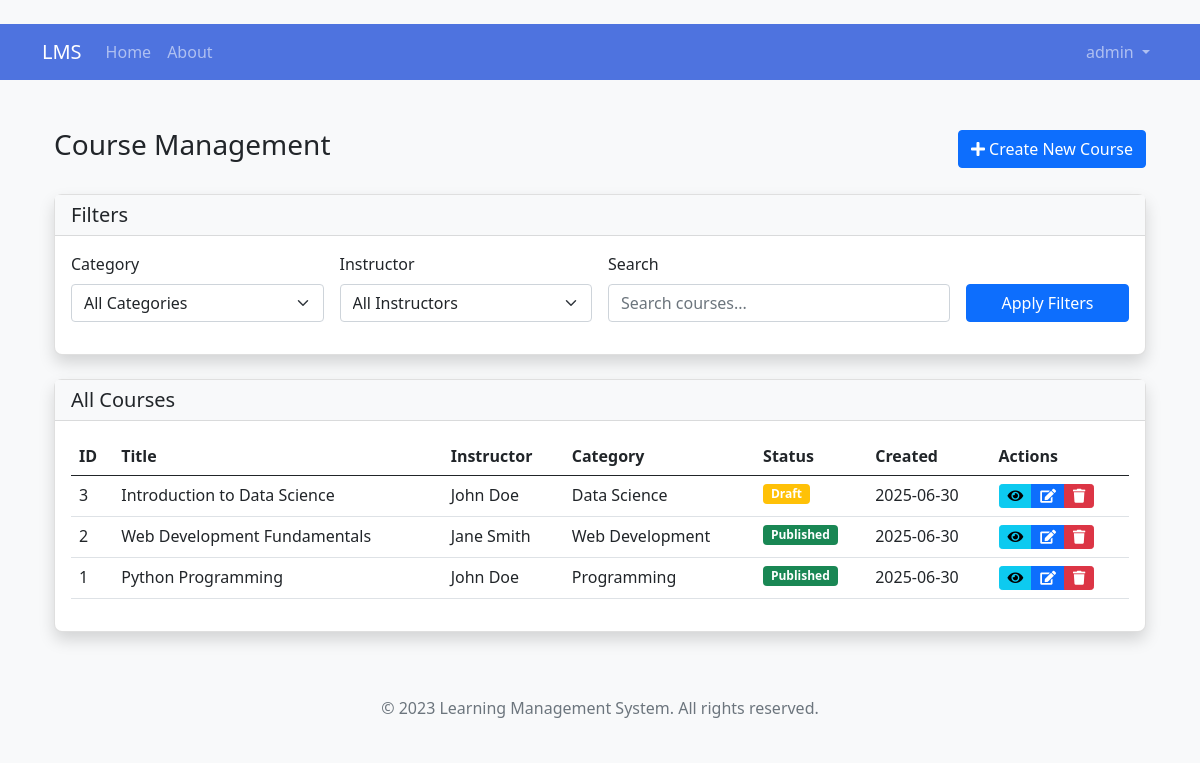
Before: /admin/courses (signed in) with the older database file.
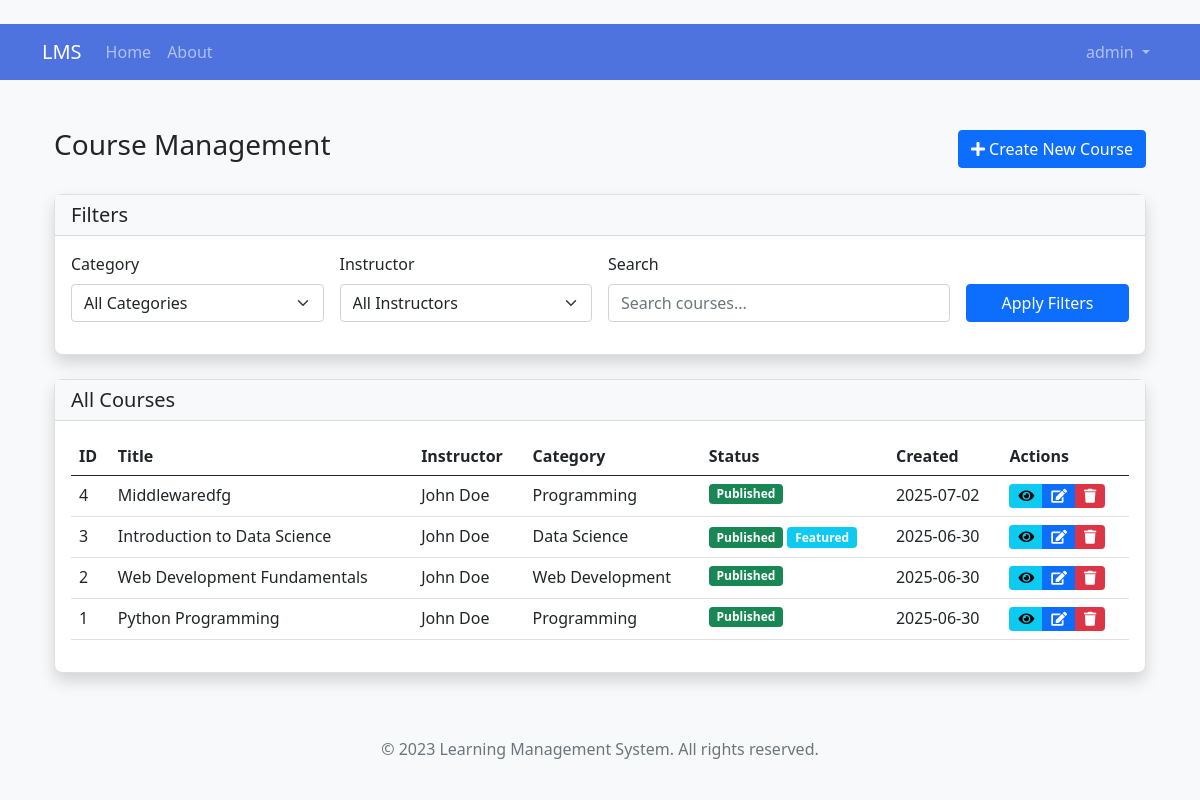
After: the same page with the newer database file.
### app/models/user.py (models this page shows, shortened)
class Course(db.Model):
    id = db.Column(db.Integer, primary_key=True)
    title = db.Column(db.String(100), nullable=False)
    description = db.Column(db.Text, nullable=True)
    instructor_id = db.Column(
        db.Integer, db.ForeignKey('user.id'), nullable=False)
    created_at = db.Column(db.DateTime, default=datetime.utcnow)
    category_id = db.Column(db.Integer, db.ForeignKey(
        'course_category.id'), nullable=True)
    thumbnail = db.Column(db.String(255), nullable=True)
    is_published = db.Column(db.Boolean, default=False)
    is_featured = db.Column(db.Boolean, default=False)
    enable_drip = db.Column(db.Boolean, default=False)
    drip_interval_days = db.Column(
        db.Integer, default=0)  # 0 means no interval
    enrollments = db.relationship('Enrollment', backref='course', lazy=True)
    modules = db.relationship(
        'Module', backref='course', lazy=True, order_by='Module.order')
    prerequisites = db.relationship(
        'Course', secondary=course_prerequisites,
        primaryjoin=(course_prerequisites.c.course_id == id),
        secondaryjoin=(course_prerequisites.c.prerequisite_id == id),
        backref=db.backref('required_for', lazy='dynamic'),
        lazy='dynamic'
    )

class User(db.Model, UserMixin):
    id = db.Column(db.Integer, primary_key=True)
    username = db.Column(db.String(50), unique=True, nullable=False)
    email = db.Column(db.String(120), unique=True, nullable=False)
    password = db.Column(db.String(60), nullable=False)
    first_name = db.Column(db.String(50), nullable=False)
    last_name = db.Column(db.String(50), nullable=False)
    role = db.Column(db.String(20), nullable=False)
    created_at = db.Column(db.DateTime, default=datetime.utcnow)
    last_login = db.Column(db.DateTime, nullable=True)
    is_active = db.Column(db.Boolean, default=True)
    is_email_verified = db.Column(db.Boolean, default=False)
    profile = db.relationship(
        'UserProfile', backref='user', uselist=False, cascade='all, delete-orphan')
    courses_teaching = db.relationship(
        'Course', backref='instructor', lazy=True)
    enrollments = db.relationship('Enrollment', backref='student', lazy=True)
    parent_of = db.relationship('ParentStudent',
                                foreign_keys='ParentStudent.parent_id',
                                backref='parent', lazy=True)
    def get_full_name(self):
        return f"{self.first_name} {self.last_name}"

class CourseCategory(db.Model):
    id = db.Column(db.Integer, primary_key=True)
    name = db.Column(db.String(50), nullable=False, unique=True)
    description = db.Column(db.Text, nullable=True)
    courses = db.relationship('Course', backref='category', lazy=True)

### app/routes/admin.py (the view)
@admin.route('/courses')
@login_required
@admin_required
def courses():
    category_filter = request.args.get('category', '')
    instructor_filter = request.args.get('instructor', '')
    search_query = request.args.get('q', '')
    query = Course.query
    if category_filter:
        query = query.filter(Course.category_id == category_filter)
    if instructor_filter:
        query = query.filter(Course.instructor_id == instructor_filter)
    if search_query:
        search = f"%{search_query}%"
        query = query.filter(Course.title.ilike(search) |
                             Course.description.ilike(search))
    page = request.args.get('page', 1, type=int)
    per_page = request.args.get('per_page', 20, type=int)
    courses_pagination = query.order_by(
        Course.created_at.desc()).paginate(page=page, per_page=per_page)
    categories = CourseCategory.query.all()
    instructors = User.query.filter_by(role=UserRole.INSTRUCTOR).all()
    return render_template('admin/courses.html',
                           courses_pagination=courses_pagination,
                           categories=categories,
                           instructors=instructors,
                           category_filter=category_filter,
                           instructor_filter=instructor_filter,
                           search_query=search_query)

### app/models/user.py (called while the page is built)
@login_manager.user_loader
def load_user(user_id):
    return User.query.get(int(user_id))

### app/routes/admin.py (called while the page is built)
def admin_required(f):
    @wraps(f)
    def decorated_function(*args, **kwargs):
        if not current_user.is_authenticated or current_user.role != UserRole.ADMIN:
            flash('You do not have permission to access this page.', 'danger')
            return redirect(url_for('main.index'))
        return f(*args, **kwargs)
    return decorated_function

### app/templates/admin/courses.html (shortened to what the changed rows need)
﻿{% extends 'base.html' %}
{% block content %}
<div class="container-fluid py-4">
    <div class="d-flex justify-content-between align-items-center mb-4">
        <h1 class="h3">Course Management</h1>
    </div>
    <div class="card shadow">
        <div class="card-body">
            <div class="table-responsive">
                <table class="table table-hover">
                    <thead>
                        <tr>
                            <th>ID</th>
                            <th>Title</th>
                            <th>Instructor</th>
                            <th>Category</th>
                            <th>Status</th>
                            <th>Created</th>
                            <th>Actions</th>
                        </tr>
                    </thead>
                    <tbody>
                        {% for course in courses_pagination.items %}
                        <tr>
                            <td>{{ course.id }}</td>
                            <td>{{ course.title }}</td>
                            <td>{{ course.instructor.get_full_name() }}</td>
                            <td>{{ course.category.name if course.category else 'No Category' }}</td>
                            <td>
                                {% if course.is_published %}
                                <span class="badge bg-success">Published</span>
                                {% else %}
                                <span class="badge bg-warning">Draft</span>
                                {% endif %}
                                {% if course.is_featured %}
                                <span class="badge bg-info">Featured</span>
                                {% endif %}
                            </td>
                            <td>{{ course.created_at.strftime('%Y-%m-%d') }}</td>
                            <td>
                                <div class="btn-group btn-group-sm">
                                    <a href="{{ url_for('admin.view_course', course_id=course.id) }}" class="btn btn-info">
                                        <i class="fas fa-eye"></i>
                                    </a>
                                    <a href="{{ url_for('admin.edit_course', course_id=course.id) }}" class="btn btn-primary">
                                        <i class="fas fa-edit"></i>
                                    </a>
                                    <button type="button" class="btn btn-danger" data-bs-toggle="modal" data-bs-target="#deleteCourseModal{{ course.id }}">
                                        <i class="fas fa-trash"></i>
                                    </button>
                                </div>
                            </td>
                        </tr>
                        {% else %}
                        <tr>
                            <td colspan="7" class="text-center">No courses found.</td>
                        </tr>
                        {% endfor %}
                    </tbody>
                </table>
            </div>
        </div>
    </div>
</div>
{% endblock %}

Changed rows visible on the page:
added Course: id "4", title "Middlewaredfg", instructor.get_full_name "John Doe", category "Programming", is_published "Published", created_at "2025-07-02"
changed Course "Introduction to Data Science": is_published "Draft" → "Published"; now shows "Featured"
changed Course "Web Development Fundamentals": instructor.get_full_name "Jane Smith" → "John Doe"
